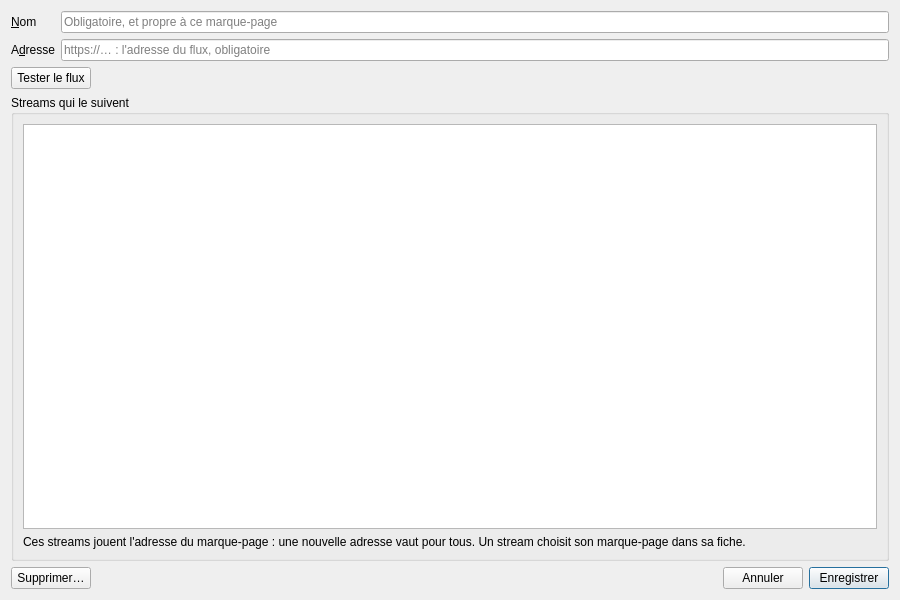
<?xml version="1.0" encoding="UTF-8"?>
<ui version="4.0">
 <class>FicheMarquePage</class>
 <widget class="QWidget" name="FicheMarquePage">
  <property name="geometry">
   <rect>
    <x>0</x>
    <y>0</y>
    <width>900</width>
    <height>600</height>
   </rect>
  </property>
  <layout class="QVBoxLayout" name="disposition" stretch="0,0,1,0">
   <item>
    <layout class="QFormLayout" name="formulaire">
     <item row="0" column="0">
      <widget class="QLabel" name="etiquette_nom">
       <property name="text">
        <string>&amp;Nom</string>
       </property>
       <property name="buddy">
        <cstring>nom</cstring>
       </property>
      </widget>
     </item>
     <item row="0" column="1">
      <widget class="QLineEdit" name="nom">
       <property name="maxLength">
        <number>255</number>
       </property>
       <property name="placeholderText">
        <string>Obligatoire, et propre à ce marque-page</string>
       </property>
      </widget>
     </item>
     <item row="1" column="0">
      <widget class="QLabel" name="etiquette_url">
       <property name="text">
        <string>A&amp;dresse</string>
       </property>
       <property name="buddy">
        <cstring>url</cstring>
       </property>
      </widget>
     </item>
     <item row="1" column="1">
      <widget class="QLineEdit" name="url">
       <property name="placeholderText">
        <string>https://… : l'adresse du flux, obligatoire</string>
       </property>
      </widget>
     </item>
    </layout>
   </item>
   <item>
    <layout class="QHBoxLayout" name="essai" stretch="0,1">
     <item>
      <widget class="QPushButton" name="tester">
       <property name="text">
        <string>Tester le flux</string>
       </property>
      </widget>
     </item>
     <item>
      <widget class="QLabel" name="resultat_essai">
       <property name="wordWrap">
        <bool>true</bool>
       </property>
      </widget>
     </item>
    </layout>
   </item>
   <item>
    <widget class="QGroupBox" name="groupe_streams">
     <property name="title">
      <string>Streams qui le suivent</string>
     </property>
     <layout class="QVBoxLayout" name="disposition_streams">
      <item>
       <widget class="QListWidget" name="streams">
        <property name="alternatingRowColors">
         <bool>true</bool>
        </property>
       </widget>
      </item>
      <item>
       <widget class="QLabel" name="explication_streams">
        <property name="text">
         <string>Ces streams jouent l'adresse du marque-page : une nouvelle adresse vaut pour tous. Un stream choisit son marque-page dans sa fiche.</string>
        </property>
        <property name="wordWrap">
         <bool>true</bool>
        </property>
       </widget>
      </item>
     </layout>
    </widget>
   </item>
   <item>
    <layout class="QHBoxLayout" name="pied" stretch="0,1,0,0">
     <item>
      <widget class="QPushButton" name="supprimer">
       <property name="text">
        <string>Supprimer…</string>
       </property>
       <property name="toolTip">
        <string>Supprime l'élément de la base, après confirmation ; aucun fichier n'est touché.</string>
       </property>
      </widget>
     </item>
     <item>
      <widget class="QLabel" name="message">
       <property name="wordWrap">
        <bool>true</bool>
       </property>
      </widget>
     </item>
     <item>
      <widget class="QPushButton" name="annuler">
       <property name="text">
        <string>Annuler</string>
       </property>
      </widget>
     </item>
     <item>
      <widget class="QPushButton" name="enregistrer">
       <property name="text">
        <string>Enregistrer</string>
       </property>
       <property name="default">
        <bool>true</bool>
       </property>
      </widget>
     </item>
    </layout>
   </item>
  </layout>
 </widget>
 <resources />
 <connections />
</ui>
